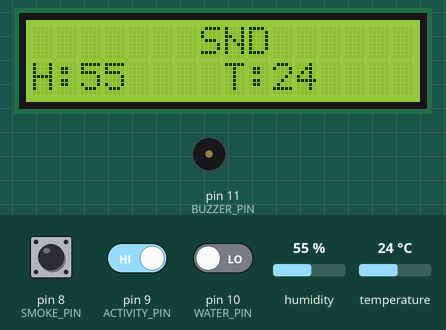
The sketch below on a simulated Arduino Uno, built with avr-gcc and run on an emulated ATmega328P. On the bench: 16×2 character LCD, buzzer (waves = sounding, pin HIGH). Inputs (shaded band) come from the test bench; at power-on: pin 10 (WATER_PIN) LOW, pin 8 (SMOKE_PIN) LOW, pin 9 (ACTIVITY_PIN) HIGH, humidity 55 %, temperature 24 °C. What the sketch prints to the serial monitor is not drawn.

Above: at 4.2 s.
4.3 s: pin 10 (WATER_PIN) driven HIGH
At 5.6 s:
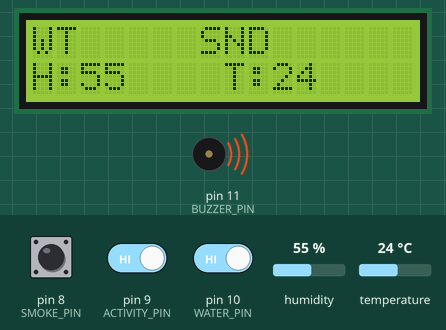
6.6 s: pin 8 (SMOKE_PIN) pulled HIGH for 1.25 s
At 8.2 s:
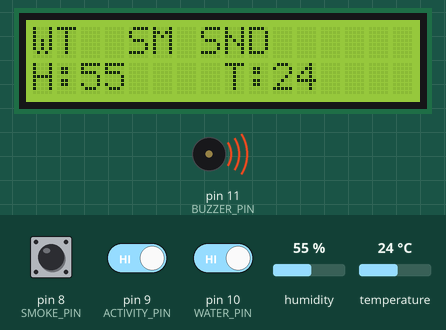
11.6 s: pin 9 (ACTIVITY_PIN) driven LOW
At 12.9 s:
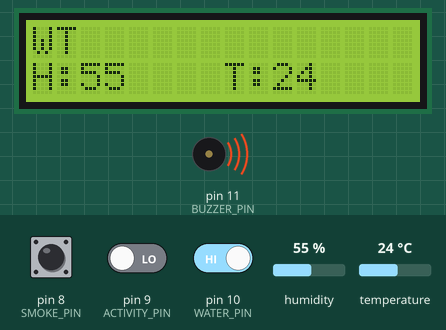
13.7 s: pin 8 (SMOKE_PIN) pulled HIGH for 3.2 s
At 16.1 s:
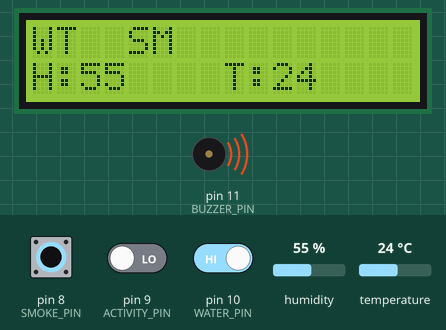
19.7 s: pin 10 (WATER_PIN) driven LOW
At 20.8 s:
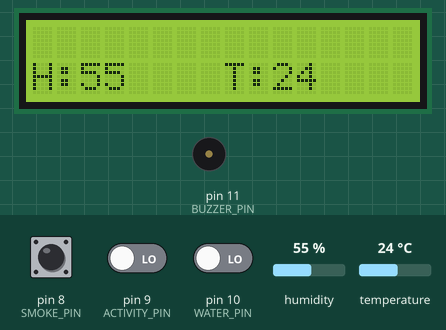
21.7 s: pin 8 (SMOKE_PIN) pulled HIGH for 1.25 s
At 23.3 s:
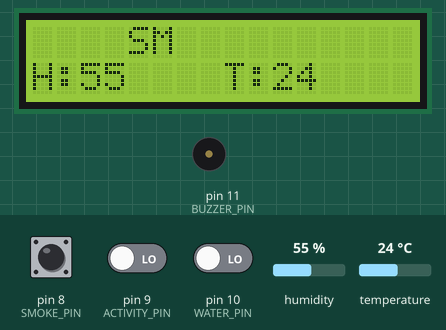
Timing chart, 0 to 24.8 s (numbered marks = the images above; inputs shaded):
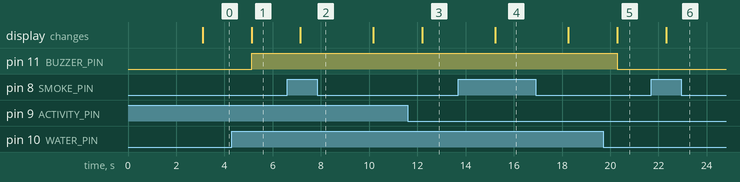

The sketch:

bee_hivecode_.ino
```cpp
#include <LiquidCrystal.h>
#include <DHT.h>

// LCD PINS
#define LCD_RS 2
#define LCD_EN 3
#define LCD_D4 4
#define LCD_D5 5
#define LCD_D6 6
#define LCD_D7 7

LiquidCrystal lcd(LCD_RS, LCD_EN, LCD_D4, LCD_D5, LCD_D6, LCD_D7);

// SENSOR PINS
#define SMOKE_PIN 8
#define ACTIVITY_PIN 9
#define WATER_PIN 10
#define BUZZER_PIN 11

// DHT SENSOR
#define DHTPIN 12
#define DHTTYPE DHT11
DHT dht(DHTPIN, DHTTYPE);

// VARIABLES
int RH = 0;
int TEMP = 0;

int smokeState = 0;
int activityState = 0;
int envState = 0;


// -------- FUNCTIONS --------

void SMK() {
  Serial.println("+254796264192");
  Serial.println("smoke detected");
  delay(2000);
}

void SND() {
  Serial.println("+254796264192");
  Serial.println("no activity detected");
  delay(2000);
}

void ENQ() {

  Serial.println("+254796264192");
  Serial.println("Adverse conditions");

  Serial.print("Humidity: ");
  Serial.println(RH);

  Serial.print("Temperature: ");
  Serial.println(TEMP);

  delay(1000);
}


// -------- SETUP --------

void setup() {

  Serial.begin(9600);

  pinMode(SMOKE_PIN, INPUT);
  pinMode(ACTIVITY_PIN, INPUT);
  pinMode(WATER_PIN, INPUT);
  pinMode(BUZZER_PIN, OUTPUT);

  lcd.begin(16,2);

  lcd.setCursor(0,0);
  lcd.print("BEE FARMING");

  lcd.setCursor(0,1);
  lcd.print("REAL TIME MON");

  delay(3000);
  lcd.clear();

  dht.begin();
}


// -------- LOOP --------

void loop() {

  RH = dht.readHumidity();
  TEMP = dht.readTemperature();

  lcd.setCursor(0,1);
  lcd.print("H:");
  lcd.print(RH);

  lcd.setCursor(8,1);
  lcd.print("T:");
  lcd.print(TEMP);

  // HUMIDITY CONDITION
  if(RH < 50) {

    if(envState == 0) {
      envState = 1;
      ENQ();
    }

  }

  // TEMPERATURE CONDITION
  if(TEMP > 34) {

    if(envState == 0) {
      envState = 1;
      ENQ();
    }

  }

  // WATER SENSOR
  if(digitalRead(WATER_PIN) == HIGH) {

    lcd.setCursor(0,0);
    lcd.print("WT");

    digitalWrite(BUZZER_PIN, HIGH);

  }
  else {

    lcd.setCursor(0,0);
    lcd.print("  ");

    digitalWrite(BUZZER_PIN, LOW);

  }

  // SMOKE SENSOR
  if(digitalRead(SMOKE_PIN) == HIGH) {

    lcd.setCursor(4,0);
    lcd.print("SM");

    if(smokeState == 0) {

      smokeState = 1;
      SMK();

    }

  }
  else {

    lcd.setCursor(4,0);
    lcd.print("  ");
    smokeState = 0;

  }

  // ACTIVITY SENSOR
  if(digitalRead(ACTIVITY_PIN) == LOW) {

    lcd.setCursor(7,0);
    lcd.print("   ");

    if(activityState == 0) {

      activityState = 1;
      SND();

    }

  }
  else {

    lcd.setCursor(7,0);
    lcd.print("SND");
    activityState = 0;

  }

  delay(1000);

}
```

Measured:
- after the input at 4.3 s, pin 11 (BUZZER_PIN): LOW → HIGH after 0.82 s; the display: changes after 0.82 s (image 1)
- after the input at 6.6 s, the display: changes after 0.55 s (image 2)
- after the input at 11.6 s, the display: changes after 0.61 s (image 3)
- after the input at 13.7 s, the display: changes after 1.5 s (image 4)
- after the input at 19.7 s, pin 11 (BUZZER_PIN): HIGH → LOW after 0.59 s; the display: changes after 0.59 s (image 5)
- after the input at 21.7 s, the display: changes after 0.62 s (image 6)
